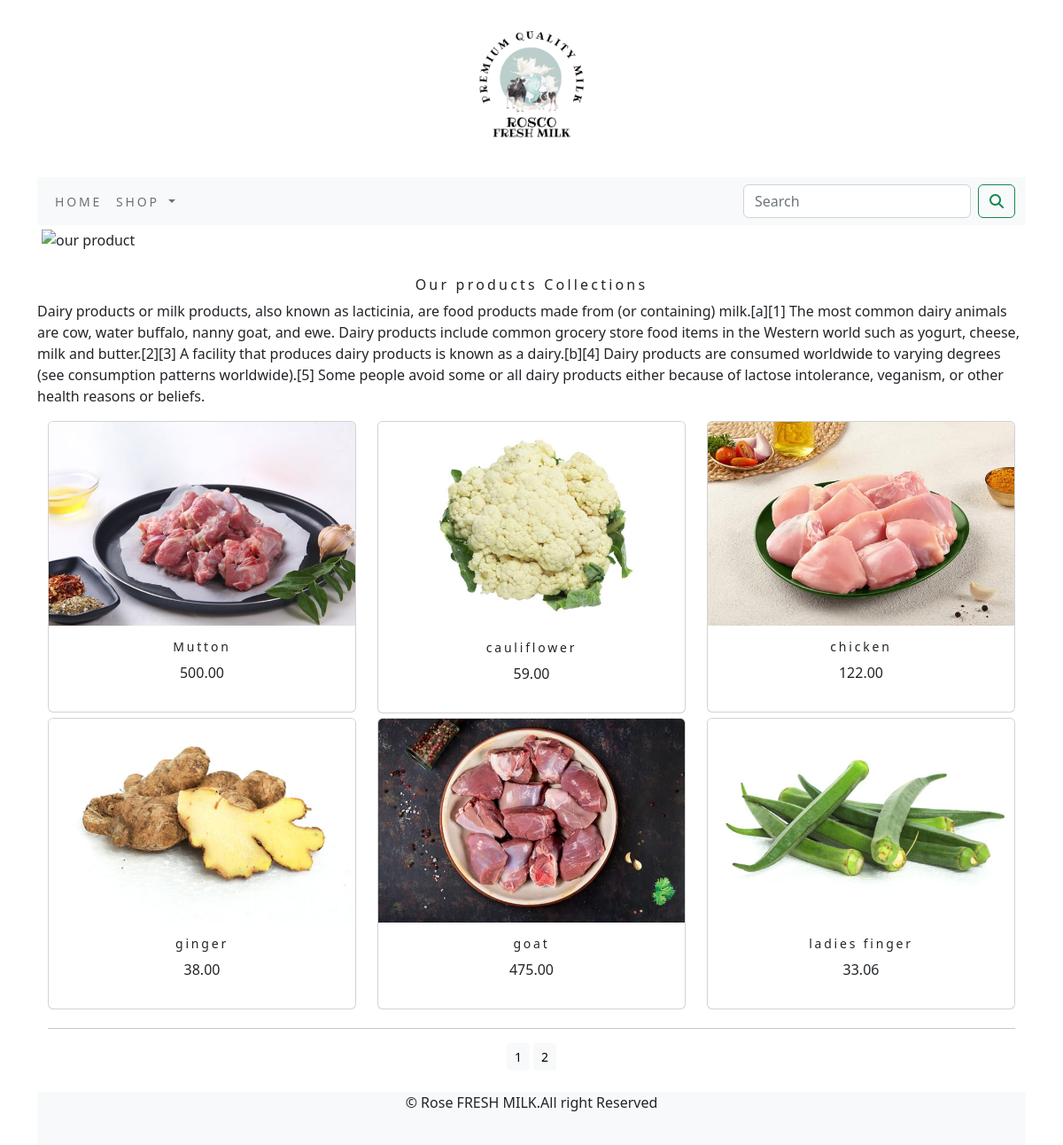
The app's page /shop/ with its own data.
### shopApp/models.py (models this page shows, shortened)
class product(models.Model):
    name=models.CharField(max_length=250,unique=True)
    slug=models.SlugField(max_length=250,unique=True)
    description=models.TextField(blank=True)
    price=models.DecimalField(max_digits=10,decimal_places=2)
    category=models.ForeignKey(Category,on_delete=models.CASCADE)
    image = models.ImageField(upload_to='product', blank=True)
    stock=models.IntegerField()
    available=models.BooleanField(default=True)
    created=models.DateTimeField(auto_now_add=True)
    update=models.DateTimeField(auto_now=True)
    def get_url(self):
        return reverse('shop:prodCatdetail', args=[self.category.slug,self.slug])
    class Meta:
        ordering = ('name', )
        verbose_name='product'
        verbose_name_plural='products'

### shopApp/views.py (the view)
# urls.py: path('',views.allProdcat,name='allProdcat'),
def allProdcat(request,c_slug=None):
    c_page=None
    products_list=None
    if c_slug!=None:
        c_page=get_object_or_404(Category,slug=c_slug)
        products_list=product.objects.all().filter(category=c_page,available=True)
    else:
        products_list=product.objects.all().filter(available=True)
    paginator=Paginator(products_list,6)
    try:
        page=int(request.GET.get('page','1'))
    except:
        page=1
    try:
        Products=paginator.page(page)
    except (EmptyPage,InvalidPage):
        Products=paginator.page(paginator.num_pages)
    return  render(request,'category.html',{'category':c_page,'Products':Products})

### cart/context_processors.py (called while the page is built)
def counter(request):
    item_counter=0
    if 'admin' in request.path:
        return {}
    else:
        try:
            Cart1=Cart.objects.filter(cart_id=_cart_id(request))
            car_items=CartItem.objects.all().filter(Cart1=Cart1[:1])
            for cart_items in car_items:
                item_counter += cart_items.quantity
        except Cart.DoesNotExist:
            item_counter = 0
    return  dict(item_counter=item_counter)

### cart/views.py (called while the page is built)
def _cart_id(request):
    cart1=request.session.session_key
    if not cart1:
        cart1=request.session.create()
    return cart1

### shopApp/context_processors.py (called while the page is built)
def menu_links(request):
    links=Category.objects.all()
    return  dict(links=links)

### shopApp/models.py (called while the page is built)
    def get_url(self):
        return  reverse('shop:product_by_category',args=[self.slug])

### templates/category.html (shortened to what this page needs)
{% extends 'home.html' %}
{% load static %}
{% block content %}
<div class="mx_auto">
    {% if category %}
    <img class="my_image" src="{{category.image.url}}" alt="{{category.name}}">
</div>
<br>
<div>
    <h1 class="text-center my_title">{{category.name}}</h1>
    <p class="text-justify">{{category.description}}</p>
</div>
{% else %}
<div>
<img class="my_image my_image_padding" src="{% static 'img/banner.jpg' %}" alt="our product">
</div>
<br>
<div>
    <h1 class="text-center my_title"> Our products Collections</h1>
    <p class="text-justify">Dairy products or milk products, also known as lacticinia, are food products made from (or containing) milk.[a][1] The most common dairy animals are cow, water buffalo, nanny goat, and ewe. Dairy products include common grocery store food items in the Western world such as yogurt, cheese, milk and butter.[2][3] A facility that produces dairy products is known as a dairy.[b][4] Dairy products are consumed worldwide to varying degrees (see consumption patterns worldwide).[5] Some people avoid some or all dairy products either because of lactose intolerance, veganism, or other health reasons or beliefs.</p>
</div>
{% endif %}
<div class="container">
    <div class="row mx_auto">
        {% for product1 in Products.object_list %}
        <div class="my_bottom_margin col-9 col-sm-12 col-md-4 xol-lg-4">
    <div class="card text-center" style="min-width:18rem;">
        <a href="{{product1.get_url}}"><img class="card-img-top my_image" src="{{product1.image.url}}" alt="{{product.name}}"></a>
          <div class="card-body">
        <h4>{{product1.name}}</h4>
        <p>{{product1.price}}</p>
    </div>
    </div>
        </div>
         {% endfor %}
    </div>
    <div class="mx_auto">
        <hr>
        <div class="text-center">
            {% for pg in Products.paginator.page_range %}
            <a href="?page={{pg}}" class="btn btn-light btn-sm" {% if Products.number == pg %} active {% endif %}>{{pg}}</a>
    {% endfor %}
        </div>
    </div>
    <br>
</div>
{% endblock %}

### templates/home.html (shortened to what this page needs)
{% load static %}
<!DOCTYPE html>
<html lang="en">
<head>
   <link rel="stylesheet" href="{% static 'css/custom.css' %}">
    <link rel="stylesheet" href="{% static 'css/bootstrap.min.css' %}">
</head>
<body>
<div class="container">
{% include 'header.html' %}
{% include 'navbar.html' %}
{% block content %}
{% endblock %}
    </div>
{% include 'footer.html' %}
</body>
</html>

### templates/header.html
{% load static %}
<header>
<center>
  <a href="{% url 'shop:allProdcat' %}"><img src="{% static  'img/logo.png' %}" alt="logimage" width="200px"></a>
  </center>
</header>

### templates/navbar.html (shortened to what this page needs)
<nav class="navbar navbar-expand-lg navbar-light bg-light">
  <div class="container-fluid">
    <div class="collapse navbar-collapse" id="navbarSupportedContent">
      <ul class="navbar-nav me-auto mb-2 mb-lg-0">
        <li class="nav-item">
          <a class="nav-link" href="#">Home</a>
        </li>
        <li class="nav-item dropdown {% if 'shop' in request.path %} active {% endif %}">
          <a class="nav-link dropdown-toggle" href="#" role="button" data-bs-toggle="dropdown" aria-expanded="false">
            shop
          </a>
        </li>
      </ul>
      <form class="d-flex" action="" method="get">
        <input class="form-control me-2" type="search" placeholder="Search" aria-label="Search">
        <button class="btn btn-outline-success" type="submit"><i class="fa-solid fa-magnifying-glass"></i></button>
      </form>
    </div>
  </div>
</nav>

### templates/footer.html
<div class="footer navbar-fixed-bottom  my_footer">
    <p class="text-center">&copy; Rose FRESH MILK.All right Reserved</p>
</div>

### static/css/custom.css (style rules this page uses)
body { font-family: 'Roboto Mono', monospace; }
.nav-item { letter-spacing : .2em; font-size : 14px; text-transform : uppercase; }
.my_footer { background-color:#f8f9fa; height:60px; }
.my_footer p { padding-top:20px font-size:14px }
.my_image { width:100%; height:auto; }
.my_title { font-size:16px; text_transform:uppercase; letter-spacing:.2em; }
.my_image_padding { padding:5px }
.my_bottom_margin { margin-bottom:5px }
.card-body h4 { font-size:14px; text_transform:uppercase; letter-spacing:.2em; }

### records on screen
product: image (picture), name "Mutton", price "500.00"
product: image (picture), name "cauliflower", price "59.00"
product: image (picture), name "chicken", price "122.00"
product: image (picture), name "ginger", price "38.00"
product: image (picture), name "goat", price "475.00"
product: image (picture), name "ladies finger", price "33.06"

### other values on screen
{{ pg }} "1" "2"
